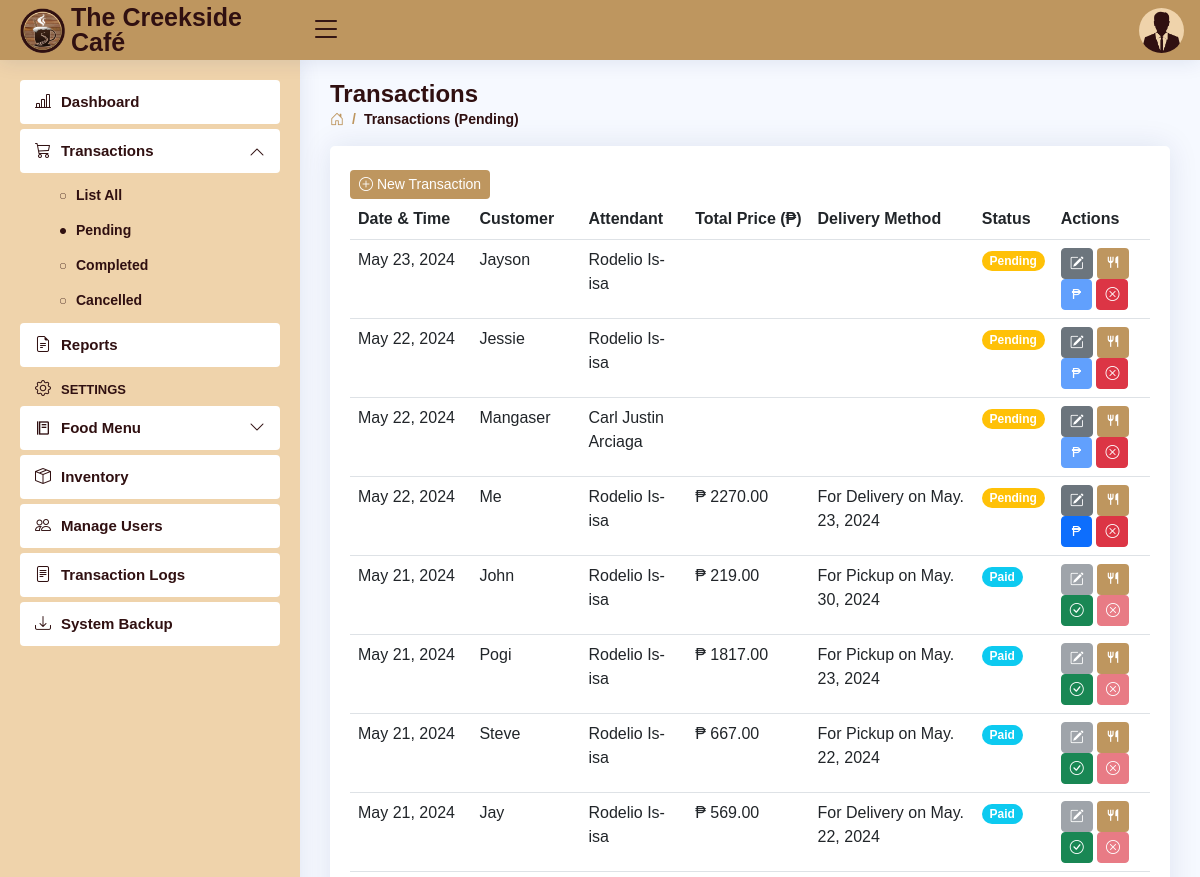
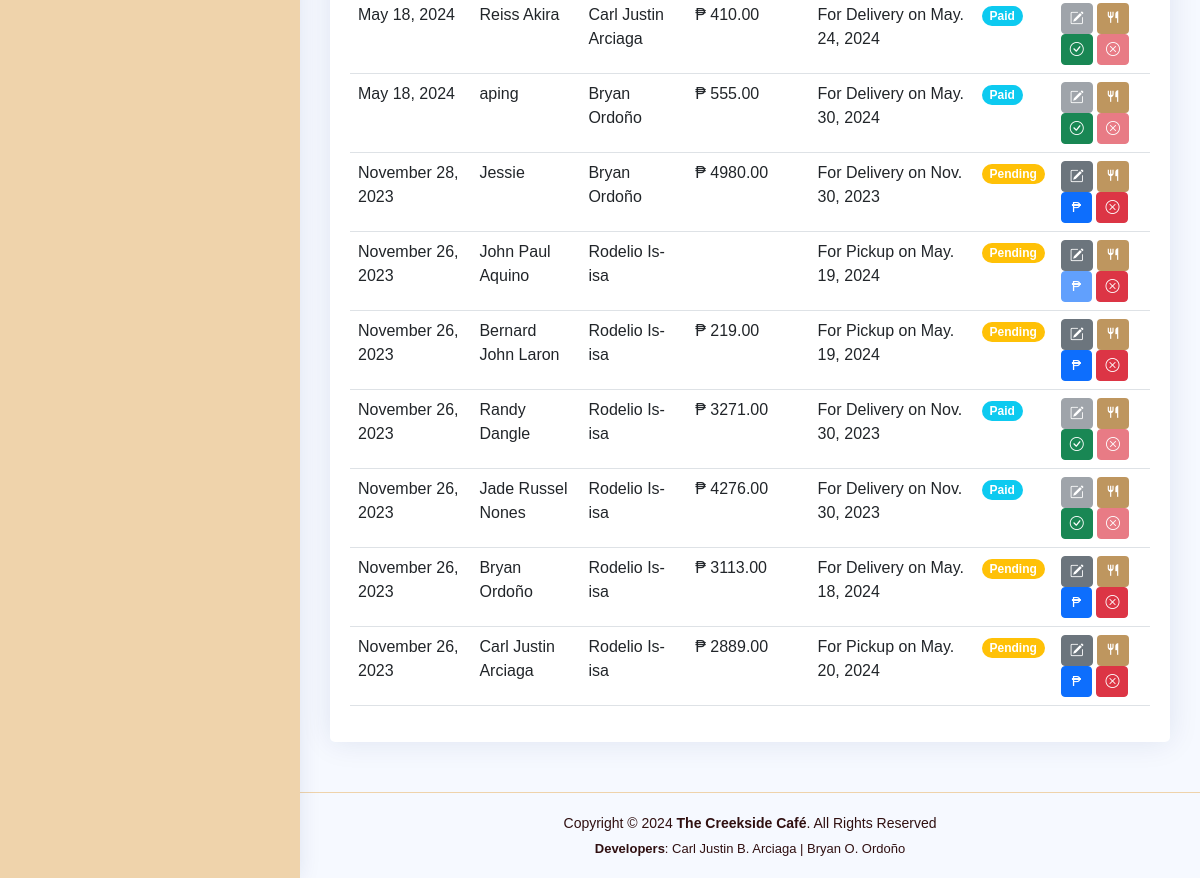
The page /transactions-pending.php (signed in) on the database its author committed (2 pictures, top to bottom).
### tables this page shows
CREATE TABLE `users` (
  `user_id` int(11) NOT NULL AUTO_INCREMENT,
  `role` varchar(5) DEFAULT NULL,
  `activity` varchar(11) NOT NULL DEFAULT 'Active',
  `fname` varchar(30) DEFAULT NULL,
  `mname` varchar(30) DEFAULT NULL,
  `lname` varchar(30) DEFAULT NULL,
  `bdate` date DEFAULT NULL,
  `sex` varchar(6) DEFAULT NULL,
  `province` varchar(15) DEFAULT NULL,
  `municipality` varchar(30) DEFAULT NULL,
  `barangay` varchar(30) DEFAULT NULL,
  `contact_no` varchar(11) DEFAULT NULL,
  `email` varchar(50) DEFAULT NULL,
  `username` varchar(50) DEFAULT NULL,
  `password` varchar(50) DEFAULT NULL,
  PRIMARY KEY (`user_id`)
);

CREATE TABLE `transactions` (
  `trans_id` int(11) NOT NULL AUTO_INCREMENT,
  `date` datetime NOT NULL DEFAULT current_timestamp(),
  `customer` varchar(30) NOT NULL,
  `total_price` decimal(10,2) NOT NULL,
  `user_id` int(11) NOT NULL,
  `status` varchar(11) NOT NULL,
  `delivery_method` varchar(20) DEFAULT NULL,
  `address` varchar(70) DEFAULT NULL,
  `delivery_date` date DEFAULT NULL,
  `date_paid` datetime NOT NULL,
  `date_delivered` datetime NOT NULL,
  `date_cancelled` datetime NOT NULL,
  PRIMARY KEY (`trans_id`)
);

### transactions-pending.php (the view, shortened to what this page needs)
<!DOCTYPE html>
<html lang="en">
<head>
  <?php
  include 'includes/links.php';
  include 'includes/header.php';
  include 'includes/sidebarPending.php';
  ?>
</head>
<body>
  <main id="main" class="main">
    <div class="pagetitle">
      <h1>Transactions</h1>
      <nav>
        <ol class="breadcrumb">
          <li class="breadcrumb-item"><a href="dashboard.php"><i class="bi bi-house-door"></i></a></li>
          <li class="breadcrumb-item active">Transactions (Pending)</li>
        </ol>
      </nav>
    </div>
    <section class="section">
      <div class="card">
        <div class="card-body">
          <br>
          <button class="btn btn2 btn-sm" data-bs-toggle="modal" data-bs-target="#newTransaction"><i class="bi bi-plus-circle"></i> New Transaction</button>
          <table class="table table-hover datatable" id="transactions_table">
            <thead>
              <tr style="white-space: nowrap;">
                <th scope="col">Date & Time</th>
                <th scope="col">Customer</th>
                <th scope="col">Attendant</th>
                <th scope="col">Total Price (₱)</th>
                <th scope="col">Delivery Method</th>
                <th scope="col">Status</th>
                <th scope="col">Actions</th>
              </tr>
            </thead>
            <tbody>
              <?php
              include 'connection.php';
              $query = "SELECT transactions.*, concat(users.fname,' ',users.lname) as attendant FROM `transactions` LEFT JOIN `users` ON transactions.user_id = users.user_id WHERE status = 'Pending' || status = 'Paid' ORDER BY date DESC";
              $result = $con->query($query);
              if ($result) {
                while ($row = $result->fetch_assoc()) {
                  $trans_id = $row['trans_id'];
                  $customer = $row['customer'];
                  $total_price = $row['total_price'];
                  $attendant = $row['attendant'];
                  $date = $row['date'];
                  $delivery_date = $row['delivery_date'];
                  $delivery_method = $row['delivery_method'];
                  $status = $row['status']; ?>
                  <?php
                  $dbDate = $delivery_date;
                  $newDate = new DateTime($dbDate);
                  $formattedDate = $newDate->format("M. j, Y");
                  ?>
                  <tr>
                    <td><?php echo date('F j, Y', strtotime($date)); ?></td>
                    <td><?php echo $customer ?></td>
                    <td><?php echo $attendant ?></td>
                    <?php if ($total_price == '0.00') { ?>
                      <td></td>
                    <?php } else { ?>
                      <td>₱ <?php echo $total_price ?></td>
                    <?php } ?>
                    <?php if ($delivery_date == '0000-00-00' || $delivery_date == NULL) { ?>
                      <td></td>
                    <?php } else { ?>
                      <td><?php echo $delivery_method;
                          echo ' on ';
                          echo $formattedDate ?></td>
                    <?php } ?>
                    <?php if ($status == 'Pending') { ?>
                      <td>
                        <font class="badge bg-warning rounded-pill"><b><?php echo $status ?></b></font>
                      </td>
                    <?php
                    } elseif ($status == 'Paid') { ?>
                      <td>
                        <font class="badge bg-info rounded-pill"><b><?php echo $status ?></b></font>
                      </td>
                    <?php } ?>
                    <td>
                      <button class="btn btn-secondary btn-sm " data-bs-toggle="modal" data-bs-target="#editCustomer-<?php echo $trans_id ?>" <?php echo ($status == 'Paid') ? 'disabled' : '' ?>><i class="bi bi-pencil-square" data-bs-toggle="tooltip" title="Edit name"></i> </button>
                      <button class="btn btn2 btn-sm" data-bs-toggle="modal" data-bs-target="#<?php echo ($status === 'Paid') ? 'viewDishes' : 'addDishes'; ?>-<?php echo $trans_id ?>">
                        <i class="ri ri-restaurant-fill" data-bs-toggle="tooltip" title="<?php echo ($status === 'Paid') ? 'View dishes' : 'Order dishes'; ?>"></i>
                      </button>
                      <button class="btn btn-primary btn-sm paid-btn" data-bs-toggle="modal" data-bs-target="#paid-<?php echo $trans_id ?>" <?php echo ($total_price == 0.00) ? 'disabled' : '' ?> <?php echo ($status == 'Paid') ? 'hidden' : '' ?>>
                        <font style="padding: 2px;" data-bs-toggle="tooltip" title="Confirm payment">₱</font>
                      </button>
                      <button class="btn btn-success btn-sm complete-btn" data-bs-toggle="modal" data-bs-target="#completeOrder-<?php echo $trans_id ?>" <?php echo ($status == 'Pending') ? 'hidden' : '' ?>><i class="bi bi-check-circle" data-bs-toggle="tooltip" title="Complete transaction"></i></button>
                      <button class="btn btn-danger btn-sm " data-bs-toggle="modal" data-bs-target="#cancelOrder-<?php echo $trans_id ?>" <?php echo ($status == 'Paid') ? 'disabled' : '' ?>><i class="bi bi-x-circle" data-bs-toggle="tooltip" title="Cancel transaction"></i></button>
                    </td>
                  </tr>
              <?php }
              } ?>
            </tbody>
          </table>
        </div>
      </div>
    </section>
  </main>
  <?php include 'includes/footer.php'; ?>
</body>
</html>

### includes/header.php (shortened to what this page needs)
<header id="header" class="header fixed-top d-flex align-items-center">
  <div class="d-flex align-items-center justify-content-between">
    <a href="dashboard.php" class="logo d-flex align-items-center">
      <img src="assets/img/creekside.png" alt="">
      <span class="d-none d-lg-block">The Creekside Café</span>
    </a>
    <i class="bi bi-list toggle-sidebar-btn"></i>
  </div>
  <nav class="header-nav ms-auto">
  <?php
      include 'connection.php';
      $username = $_SESSION['username'];
      $query = "SELECT * FROM users WHERE username = '$username'";
      $result = $con->query($query);
      if ($result) {
        while ($row = $result->fetch_assoc()) {
          $sex = $row['sex'];
          ?>
    <ul class="d-flex align-items-center">
      <li class="nav-item dropdown pe-3">
        <a class="nav-link nav-profile d-flex align-items-center pe-0" href="#" data-bs-toggle="dropdown">
          <?php
            if ($sex === 'Male') {
                echo '<img src="assets/img/Male.png" alt="Profile" class="rounded-circle">';
            } elseif ($sex === 'Female') {
                echo '<img src="assets/img/Female.png" alt="Profile" class="rounded-circle">';
            }
          ?>
        </a>
  <?php
        }
      }
  ?>
      </li>
    </ul>
  </nav>
</header>

### assets/css/style.css (style rules this page uses)
:root { scroll-behavior: smooth; }
body { font-family: "Open Sans", sans-serif; background: #f6f9ff; color: #444444; }
a { color: #4154f1; text-decoration: none; }
h1, h2, h3, h4, h5, h6 { font-family: "Nunito", sans-serif; }
#main { margin-top: 60px; padding: 20px 30px; transition: all 0.3s; }
.pagetitle { margin-bottom: 10px; }
.pagetitle h1 { font-size: 24px; margin-bottom: 0; font-weight: 600; color: #301011; }
.card { margin-bottom: 30px; border: none; border-radius: 5px; box-shadow: 0px 0 30px rgba(1, 41, 112, 0.1); }
.card-body { padding: 0 20px 20px 20px; color: #301011; }
.breadcrumb { font-size: 14px; font-family: "Nunito", sans-serif; color: #be965f; font-weight: 600; }
.breadcrumb a { color: #be965f; transition: 0.3s; }
.breadcrumb .breadcrumb-item::before { color: #be965f; }
.breadcrumb .active { color: #301011; font-weight: 600; }
.logo { line-height: 1; }
@media (min-width: 1200px) { .logo { width: 280px; } }
.logo img { max-height: 45px; margin-right: 6px; }
.logo span { font-size: 25px; font-weight: 700; color: #301011; font-family: "Nunito", sans-serif; }
.header { transition: all 0.5s; z-index: 997; height: 60px; box-shadow: 0px 2px 20px rgba(1, 41, 112, 0.1); background-color: #be965f; padding-left: 20px; }
.header .toggle-sidebar-btn { font-size: 32px; padding-left: 10px; cursor: pointer; color: #301011; }
.header-nav ul { list-style: none; }
.header-nav>ul { margin: 0; padding: 0; }
.header-nav .nav-profile { color: #301011; }
.header-nav .nav-profile img { max-height: 45px; }
@media (min-width: 1200px) { #main, #footer { margin-left: 300px; } }
.btn2 { background: #be965f; border: none; color: #fff; padding: 4px 9px; }

### rows shown on the page
transactions: date "May 23, 2024", customer "Jayson", attendant "Rodelio Is-isa", total_price 0 (drawn), delivery_date "0000-00-00" (drawn), status "Pending"
transactions: date "May 22, 2024", customer "Jessie", attendant "Rodelio Is-isa", total_price 0 (drawn), delivery_date "0000-00-00" (drawn), status "Pending"
transactions: date "May 22, 2024", customer "Mangaser", attendant "Carl Justin Arciaga", total_price 0 (drawn), delivery_date "0000-00-00" (drawn), status "Pending"
transactions: date "May 22, 2024", customer "Me", attendant "Rodelio Is-isa", total_price "2270.00", delivery_method "For Delivery", delivery_date "May. 23, 2024", status "Pending"
transactions: date "May 21, 2024", customer "John", attendant "Rodelio Is-isa", total_price "219.00", delivery_method "For Pickup", delivery_date "May. 30, 2024", status "Paid"
transactions: date "May 21, 2024", customer "Pogi", attendant "Rodelio Is-isa", total_price "1817.00", delivery_method "For Pickup", delivery_date "May. 23, 2024", status "Paid"
transactions: date "May 21, 2024", customer "Steve", attendant "Rodelio Is-isa", total_price "667.00", delivery_method "For Pickup", delivery_date "May. 22, 2024", status "Paid"
transactions: date "May 21, 2024", customer "Jay", attendant "Rodelio Is-isa", total_price "569.00", delivery_method "For Delivery", delivery_date "May. 22, 2024", status "Paid"
transactions: date "May 18, 2024", customer "Reiss Akira", attendant "Carl Justin Arciaga", total_price "410.00", delivery_method "For Delivery", delivery_date "May. 24, 2024", status "Paid"
transactions: date "May 18, 2024", customer "aping", attendant "Bryan Ordoño", total_price "555.00", delivery_method "For Delivery", delivery_date "May. 30, 2024", status "Paid"
transactions: date "November 28, 2023", customer "Jessie", attendant "Bryan Ordoño", total_price "4980.00", delivery_method "For Delivery", delivery_date "Nov. 30, 2023", status "Pending"
transactions: date "November 26, 2023", customer "John Paul Aquino", attendant "Rodelio Is-isa", total_price 0 (drawn), delivery_method "For Pickup", delivery_date "May. 19, 2024", status "Pending"
transactions: date "November 26, 2023", customer "Bernard John Laron", attendant "Rodelio Is-isa", total_price "219.00", delivery_method "For Pickup", delivery_date "May. 19, 2024", status "Pending"
